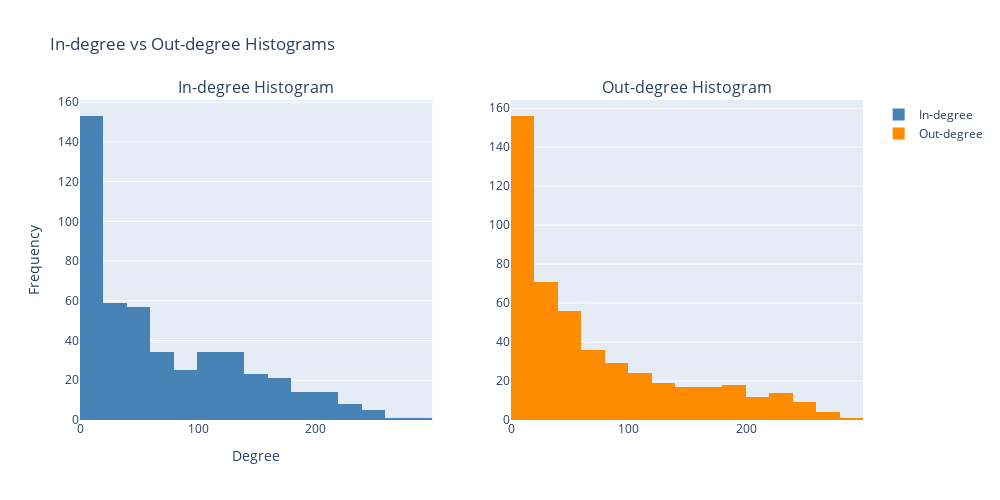
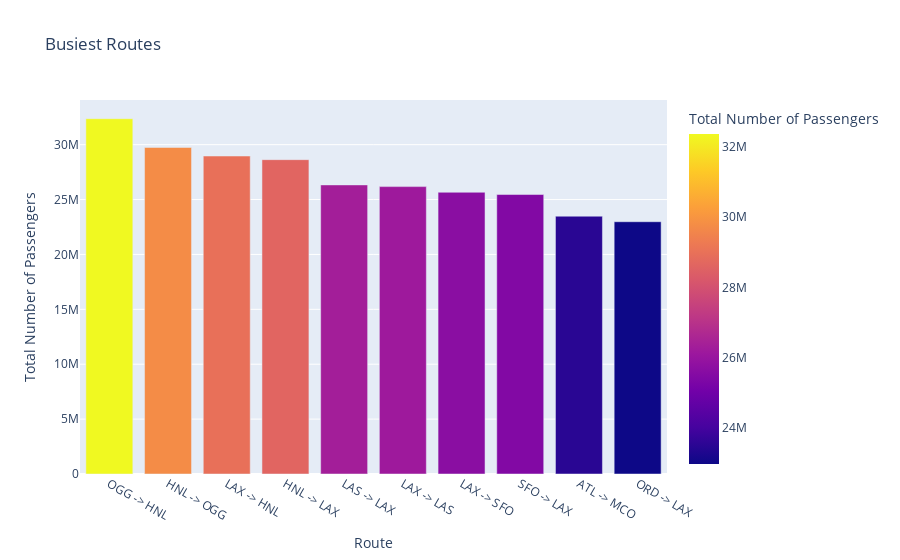
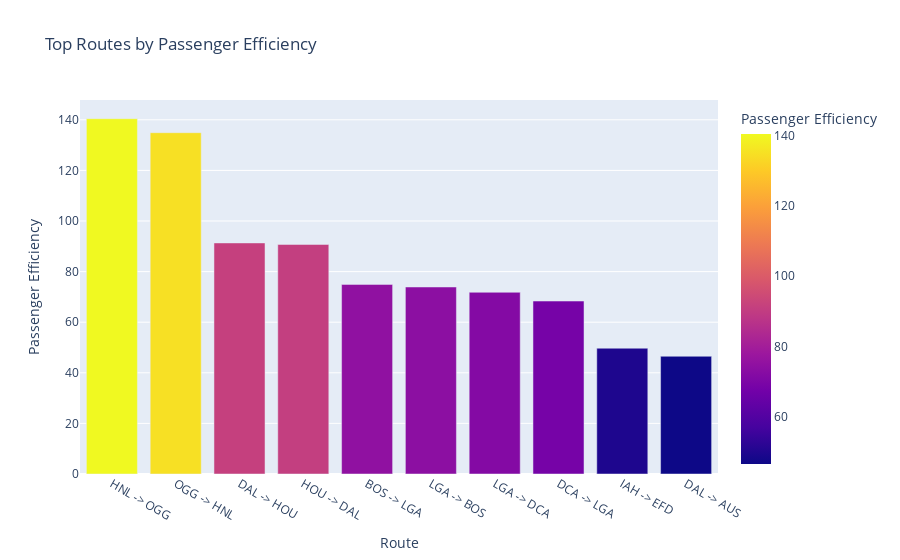

Notebook code cell kept with these figures, in order:
### Markdown cell above
4. Once you have created and tested the previous functions, the results should be presented in a tidy way. Your summary report should contain:

- The number of nodes and edges.

-    The graph density.

-    Degree distribution plots for in-degree and out-degree.

-    A table of identified hubs.

-    Top routes by passenger flow (table and bar chart).

-    Top routes by passenger efficiency (table and bar chart).

-    An interactive map showing flight routes.

### Code cell
functions.generate_report(df, graph)

### Figure 1 — Plotly figure (JSON) as saved in the notebook; plotly's stock layout.template omitted (floating-point values rounded to 4 significant figures; data arrays with more than 128 entries replaced by an {"elided": "..."} marker saying what was removed)
{"data": [{"marker": {"color": "steelblue"}, "name": "In-degree", "nbinsx": 20, "type": "histogram", "x": {"elided": "483 int values"}, "xaxis": "x", "yaxis": "y"}, {"marker": {"color": "darkorange"}, "name": "Out-degree", "nbinsx": 20, "type": "histogram", "x": {"elided": "483 int values"}, "xaxis": "x2", "yaxis": "y2"}], "layout": {"annotations": [{"font": {"size": 16}, "showarrow": false, "text": "In-degree Histogram", "x": 0.225, "xanchor": "center", "xref": "paper", "y": 1, "yanchor": "bottom", "yref": "paper"}, {"font": {"size": 16}, "showarrow": false, "text": "Out-degree Histogram", "x": 0.775, "xanchor": "center", "xref": "paper", "y": 1, "yanchor": "bottom", "yref": "paper"}], "height": 500, "showlegend": true, "title": {"text": "In-degree vs Out-degree Histograms"}, "width": 1000, "xaxis": {"anchor": "y", "domain": [0, 0.45], "title": {"text": "Degree"}}, "xaxis2": {"anchor": "y2", "domain": [0.55, 1]}, "yaxis": {"anchor": "x", "domain": [0, 1], "title": {"text": "Frequency"}}, "yaxis2": {"anchor": "x2", "domain": [0, 1]}}}

### Figure 2 — Plotly figure (JSON) as saved in the notebook; plotly's stock layout.template omitted (floating-point values rounded to 4 significant figures)
{"data": [{"alignmentgroup": "True", "hovertemplate": "Route=%{x}<br>Total Number of Passengers=%{marker.color}<extra></extra>", "legendgroup": "", "marker": {"color": [32364612, 29744742, 28964154, 28632161, 26333721, 26177809, 25661782, 25458207, 23483751, 22979359], "coloraxis": "coloraxis", "pattern": {"shape": ""}}, "name": "", "offsetgroup": "", "orientation": "v", "showlegend": false, "textposition": "auto", "type": "bar", "x": ["OGG -> HNL", "HNL -> OGG", "LAX -> HNL", "HNL -> LAX", "LAS -> LAX", "LAX -> LAS", "LAX -> SFO", "SFO -> LAX", "ATL -> MCO", "ORD -> LAX"], "xaxis": "x", "y": [32364612, 29744742, 28964154, 28632161, 26333721, 26177809, 25661782, 25458207, 23483751, 22979359], "yaxis": "y"}], "layout": {"barmode": "group", "coloraxis": {"colorbar": {"title": {"text": "Total Number of Passengers"}}, "colorscale": [[0, "#0d0887"], [0.1111, "#46039f"], [0.2222, "#7201a8"], [0.3333, "#9c179e"], [0.4444, "#bd3786"], [0.5556, "#d8576b"], [0.6667, "#ed7953"], [0.7778, "#fb9f3a"], [0.8889, "#fdca26"], [1, "#f0f921"]]}, "legend": {"tracegroupgap": 0}, "title": {"text": "Busiest Routes"}, "xaxis": {"anchor": "y", "domain": [0, 1], "title": {"text": "Route"}}, "yaxis": {"anchor": "x", "domain": [0, 1], "title": {"text": "Total Number of Passengers"}}}}

### Figure 3 — Plotly figure (JSON) as saved in the notebook; plotly's stock layout.template omitted (floating-point values rounded to 4 significant figures)
{"data": [{"alignmentgroup": "True", "hovertemplate": "Route=%{x}<br>Passenger Efficiency=%{marker.color}<extra></extra>", "legendgroup": "", "marker": {"color": [140.4, 134.9, 91.33, 90.74, 74.95, 73.92, 71.83, 68.36, 49.72, 46.54], "coloraxis": "coloraxis", "pattern": {"shape": ""}}, "name": "", "offsetgroup": "", "orientation": "v", "showlegend": false, "textposition": "auto", "type": "bar", "x": ["HNL -> OGG", "OGG -> HNL", "DAL -> HOU", "HOU -> DAL", "BOS -> LGA", "LGA -> BOS", "LGA -> DCA", "DCA -> LGA", "IAH -> EFD", "DAL -> AUS"], "xaxis": "x", "y": [140.4, 134.9, 91.33, 90.74, 74.95, 73.92, 71.83, 68.36, 49.72, 46.54], "yaxis": "y"}], "layout": {"barmode": "group", "coloraxis": {"colorbar": {"title": {"text": "Passenger Efficiency"}}, "colorscale": [[0, "#0d0887"], [0.1111, "#46039f"], [0.2222, "#7201a8"], [0.3333, "#9c179e"], [0.4444, "#bd3786"], [0.5556, "#d8576b"], [0.6667, "#ed7953"], [0.7778, "#fb9f3a"], [0.8889, "#fdca26"], [1, "#f0f921"]]}, "legend": {"tracegroupgap": 0}, "title": {"text": "Top Routes by Passenger Efficiency"}, "xaxis": {"anchor": "y", "domain": [0, 1], "title": {"text": "Route"}}, "yaxis": {"anchor": "x", "domain": [0, 1], "title": {"text": "Passenger Efficiency"}}}}
